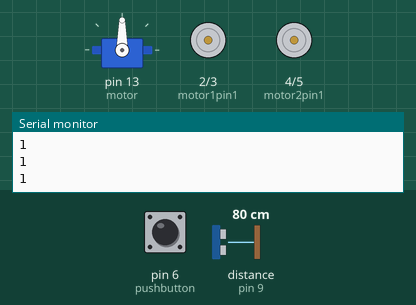
Recording of a sketch running on a simulated Arduino Uno, built with avr-gcc and run on an emulated ATmega328P. Shown: servo, motor-driver pin pairs drawn as motors (green arrow = first pin HIGH = forward, orange = second pin HIGH = backward, longer = more drive, scaled by the enable pin), the last lines printed to the serial monitor. Wiring (inferred from the names in the program): ultrasonic range finder: trigger pin 8; echo pin 9. The inputs (shaded band) are chosen by the test bench; at power-on: distance to the obstacle (sensor on pin 9) 80 cm, pin 6 (pushbutton) HIGH. The echo pulse lasts 58.3 µs per cm.

Above: at 1.2 s.
1.3 s: distance to the obstacle (sensor on pin 9) set to 27 cm
2.8 s: distance to the obstacle (sensor on pin 9) set to 24 cm
At 3.2 s:
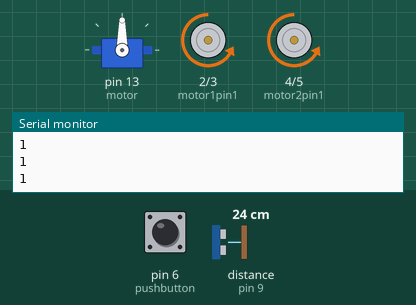
5.8 s: pin 6 (pushbutton) pulled LOW for 3.2 s
At 12.4 s:
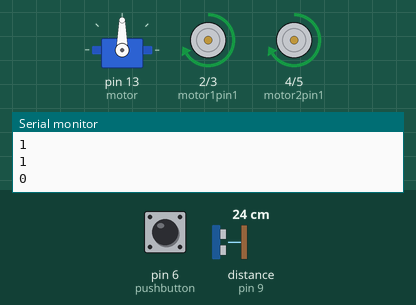
Timing chart, 0 to 16.5 s (numbered marks = the images above; inputs shaded):
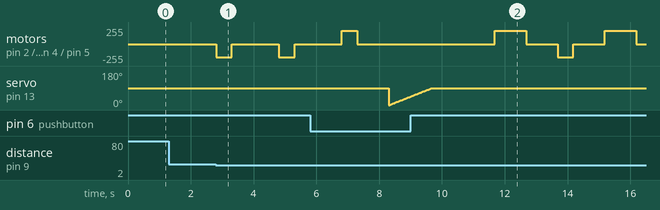

The sketch:

automatedguidedvehicle.ino
```cpp
#include <Servo.h>

int motor1pin1=2;
int motor1pin2=3;
int motor2pin1=4;
int motor2pin2=5;
int motor1speed=11;
int motor2speed=10;
int motor=13;
int trig=8;
int echo=9;
int pushbutton=6;
int push;
int pos;
int buttonstate=0;

Servo myservo;

void setup()
{
  pinMode(motor1pin1, OUTPUT);
  pinMode(motor1pin2, OUTPUT);
  pinMode(motor2pin1, OUTPUT);
  pinMode(motor2pin2, OUTPUT);
  myservo.attach(motor);
  pinMode(trig,OUTPUT);
  pinMode(echo,INPUT);
  pinMode(pushbutton,INPUT);
  Serial.begin(9600);
}

void loop()
{
  buttonstate=digitalRead(pushbutton);
  Serial.println(buttonstate);
  if(buttonstate == LOW){
    tshape();
    delay(500);
  }
  else{
    if(detectobstacle()){
       stopcar();
       ifobstacledetected();
       delay(500);
    }
  }
}

void stopcar(){
  digitalWrite(motor1pin1,LOW);
  digitalWrite(motor1pin2,LOW);
  digitalWrite(motor2pin1,LOW);
  digitalWrite(motor2pin2,LOW);

  analogWrite(motor1speed,0);
  analogWrite(motor2speed,0);
}

void reverse(){
  digitalWrite(motor1pin1,LOW);
  digitalWrite(motor1pin2,HIGH);
  digitalWrite(motor2pin1,LOW);
  digitalWrite(motor2pin2,HIGH);

  analogWrite(motor1speed,200);
  analogWrite(motor2speed,200);
}

void forward(){
  digitalWrite(motor1pin1,HIGH);
  digitalWrite(motor1pin2,LOW);
  digitalWrite(motor2pin1,HIGH);
  digitalWrite(motor2pin2,LOW);

  analogWrite(motor1speed,200);
  analogWrite(motor2speed,200);
}

bool detectobstacle(){
  digitalWrite(trig,LOW);
  delayMicroseconds(2);
  digitalWrite(trig,HIGH);
  delayMicroseconds(2);
  digitalWrite(trig,LOW);
  long time= pulseIn(echo,HIGH);
  int distance=(time*0.034)/2;
  if (distance<25){
    return true;
  }
  else{
    return false;
  }
}

void ifobstacledetected(){
  reverse();
  delay(500);
  stopcar();
  delay(500);
  delay(500);
  detectobstacle();
}

void right(){
  for(int i=0;i<=90;i++){
     myservo.write(i);
    delay(15);
  }
}

void left(){
  for(int i=180;i>=90;i--){
    myservo.write(i);
    delay(15);
  }
}

void tshape(){
  forward();
  delay(500);

  stopcar();
  delay(1000);

  right();
  delay(1000);

  stopcar();
  delay(1000);

  forward();
  delay(1000);

  stopcar();
  delay(1000);

  reverse();
  delay(500);

  stopcar();
  delay(1000);

  forward();
  delay(1000);

  stopcar();
  delay(1000);

  right();
  delay(1000);

  stopcar();
  delay(1000);

  forward();
  delay(1000);

  stopcar();
  delay(1000);

}
```

Measured:
- the behaviour switches between 26 and 25 cm on distance to the obstacle (sensor on pin 9) (found by bisection; images 0 and 1)
- after the input at 2.8 s, motor on pin 2 (motor1pin1) / pin 3 (motor1pin2), motor on pin 4 (motor2pin1) / pin 5 (motor2pin2): alternates backward 200/255 for 0.50 s and stopped for 1.5 s, starting at once
